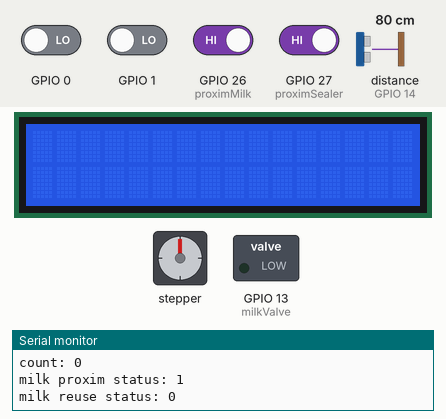
The program below on a simulated ESP32. Parts: stepper motor, 16×2 character LCD, switched loads named in the program (green lamp = pin HIGH), the last lines printed to the serial monitor. Wiring (inferred from the names in the program): stepper motor driver (200 steps per turn assumed): step GPIO 25; direction GPIO 33. The inputs (shaded band) are chosen by the test bench; at power-on: GPIO 26 (proximMilk), GPIO 27 (proximSealer) HIGH, GPIO 0, GPIO 1 LOW, distance to the obstacle (sensor on GPIO 14) 80 cm. The echo pulse lasts 58.3 µs per cm; pins used as bus, display or sensor lines are not drawn.

Above: at 1.2 s.
1.3 s: GPIO 27 (proximSealer) driven LOW
At 3.0 s:
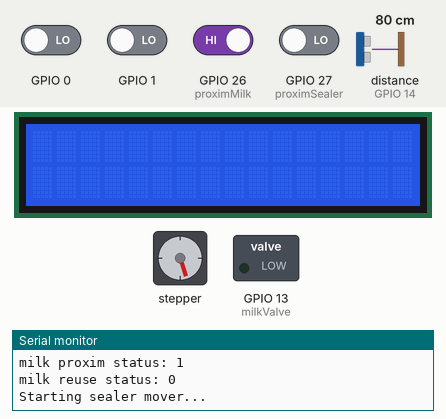
4.4 s: GPIO 26 (proximMilk) driven LOW
7.5 s: GPIO 27 (proximSealer) driven HIGH
At 9.9 s:
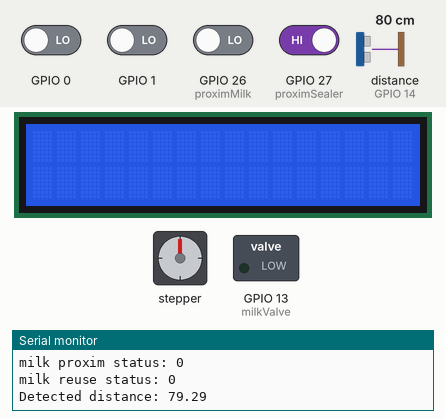
10.2 s: distance to the obstacle (sensor on GPIO 14) set to 42 cm
11.7 s: distance to the obstacle (sensor on GPIO 14) set to 35 cm
At 12.9 s:
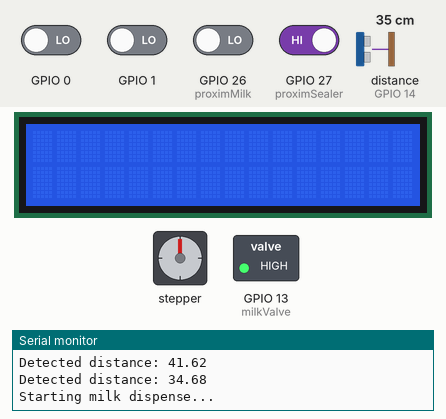
13.2 s: GPIO 26 (proximMilk) driven HIGH
Timing chart, 0 to 15.8 s (numbered marks = the images above; inputs shaded):
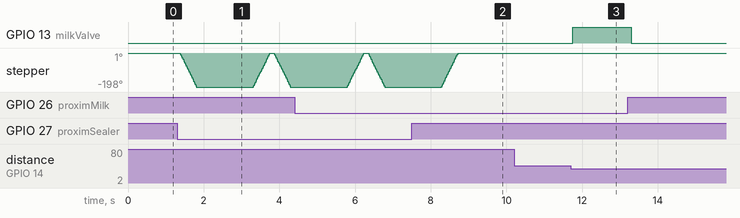

Measured:
- the behaviour switches between 39 and 38 cm on distance to the obstacle (sensor on GPIO 14) (found by bisection; images 2 and 3)
- after the input at 1.3 s, stepper: turns 198° counter-clockwise in 0.44 s, then 198° clockwise in 0.44 s, then 198° counter-clockwise in 0.44 s
- after the input at 7.5 s, stepper: goes on until 8.7 s, then stays 0°
- after the input at 11.7 s, GPIO 13 (milkValve): LOW → HIGH after 0.05 s

The program:

main.cpp
```cpp
#include <Arduino.h>
#include <LiquidCrystal_I2C.h>

#include "mechanism.h"
#include "pFirebase.h"

int count = 0;

bool milk_flag, sealer_flag;

int I2C_SDA = 23;
int I2C_SCL = 22;

bool re_use_milk, re_use_sealer;

LiquidCrystal_I2C lcd(0x27, 16, 2);

void lcdInit(){
  lcd.init(I2C_SDA, I2C_SCL); // initialize the lcd to use user defined I2C pins
	lcd.backlight();
}

void setup() {
  Serial.begin(115200);
  Serial.println("Starting Test");

  pinsInit();
  lcdInit();
  firebaseInitWifi(count);
}

int debugMillis=0;

void loop() {
  digitalWrite(milkValve, LOW); // make sure pump is off

  if (re_use_milk == false && proximMilk) {
    re_use_milk = true;
  }

  if (re_use_sealer == false && proximSealer) {
    re_use_sealer = true;
  }

  /* Pump turns on if:
      1. Milk proximity sensor is triggered
      2. Milk level in container is not low
      3. Milk proximity sensor has a period where its not triggered from last dispensing (to prevent continuous triggering)
  */

  if (digitalRead(proximMilk) == 0 && milkLevel() != 0 && re_use_milk == true){
    milkDispenser();
    milk_flag = true;
    re_use_milk = false;
  }

  /* Sealer is on if
      1. Sealer proximity sensor is triggered
      2. Sealer proximity sensor has a period where its not triggered from last sealing (to prevent continuous triggering)
  */

  if (digitalRead(proximSealer) == 0 && re_use_sealer == true) {
    sealerMover();
    sealer_flag = true;
    re_use_sealer = false;
  }

  // Milk package count increases only if both milk dispenser and sealer has been triggered at least once

  if (milk_flag == true && sealer_flag == true){
    count++;
    milk_flag = false;
    sealer_flag = false;
  }

  sendServer(count);
  delay(100);

  if (millis() - debugMillis > 500 || debugMillis == 0){
    debugMillis = millis();
    Serial.print("count: ");
    Serial.println(count);

    Serial.print("milk proxim status: ");
    Serial.println(digitalRead(proximMilk));

    Serial.print("milk reuse status: ");
    Serial.println(digitalRead(re_use_milk));
  }
}
```

mechanism.cpp
```cpp
#include <Arduino.h>

int numberOfSteps = 200;
int pulseWidthMicros = 2000;  // microsecondo

// Stepper sealer
int directionSealerPin = 33;
int stepSealerPin = 25;

int proximPrevMillis;
int proximMilk = 26;
int proximSealer = 27; //P2

int milkValve = 13;
// int sealerMaster = 23;

int echo = 14;
int trig = 12;

void pinsInit(){
  pinMode(directionSealerPin, OUTPUT);
  pinMode(stepSealerPin, OUTPUT);

  pinMode(milkValve, OUTPUT);
//   pinMode(sealerMaster, OUTPUT);

  pinMode(proximMilk, INPUT);
  pinMode(echo, INPUT);
  pinMode(trig, OUTPUT);
}

void milkDispenser(){
  Serial.print("Starting milk dispense...");
  digitalWrite(milkValve, HIGH);
  proximPrevMillis = millis();
  while (millis() < proximPrevMillis + 3800){
    if (digitalRead(proximMilk) == 1){
      Serial.println("Plastic not detected!");
      return;
    }
  }
  digitalWrite(milkValve, LOW);
  Serial.println("Milk dispense end");
}

void sealerMover(){
  Serial.print("Starting sealer mover...");

  // Use IF sealer relay is available
  // do{
  //   digitalWrite(stepSealerPin, HIGH);
  //   delayMicroseconds(pulseWidthMicros);
  //   digitalWrite(stepSealerPin, LOW);
  //   delay(millisbetweenSteps);
  // } while(digtalRead(sealerRelay) == LOW);

  digitalWrite(directionSealerPin, LOW); // Closing sealer
  for(int n = 0; n < 110; n++) {
    digitalWrite(stepSealerPin, HIGH);
    delayMicroseconds(pulseWidthMicros);
    digitalWrite(stepSealerPin, LOW);
    delayMicroseconds(pulseWidthMicros);
  }

  delay(1500);

  digitalWrite(directionSealerPin, HIGH); // Opening sealer
  for(int n = 0; n < 110; n++) {
    digitalWrite(stepSealerPin, HIGH);
    delayMicroseconds(pulseWidthMicros);
    digitalWrite(stepSealerPin, LOW);
    delayMicroseconds(pulseWidthMicros);
  }
  Serial.println("Sealer mover end");
}

float duration,   distance;

int milkLevel(){ // 0 is critically low; 1 is low; 2 is not low
  digitalWrite(trig, LOW);
  delayMicroseconds(2);
  digitalWrite(trig, HIGH);
  delayMicroseconds(10);
  digitalWrite(trig, LOW);
  duration = pulseIn(echo, HIGH);
  distance = duration * 0.034 / 2;
  Serial.print("Detected distance: ");
  Serial.println(distance);

  if (distance > 38){
    return 0;
  }else if(distance >= 30){
    return 1;
  }else if(distance < 30){
    return 2;
  }
}
```

mechanism.h
```cpp
void milkDispenser(void);
void sealerMover(void);
int milkLevel(void);
void pinsInit(void);

extern int proximMilk;
extern int proximSealer;

extern int milkValve;
extern int sealerMaster;
```

my_logging.cpp
```cpp
#include <Arduino.h>
extern "C" {
  #include "my_logging.h"
}

void my_logln(const char *msg) {
  Serial.println(msg);
}

void my_log(const char *msg) {
  Serial.print(msg);
}
```

my_logging.h
```cpp
void my_logln(const char *msg);
void my_log(const char *msg);
```

pFirebase.h
```cpp
void sendServer(int count);
void firebaseInitWifi(int count);
void checkTime(void);
```
